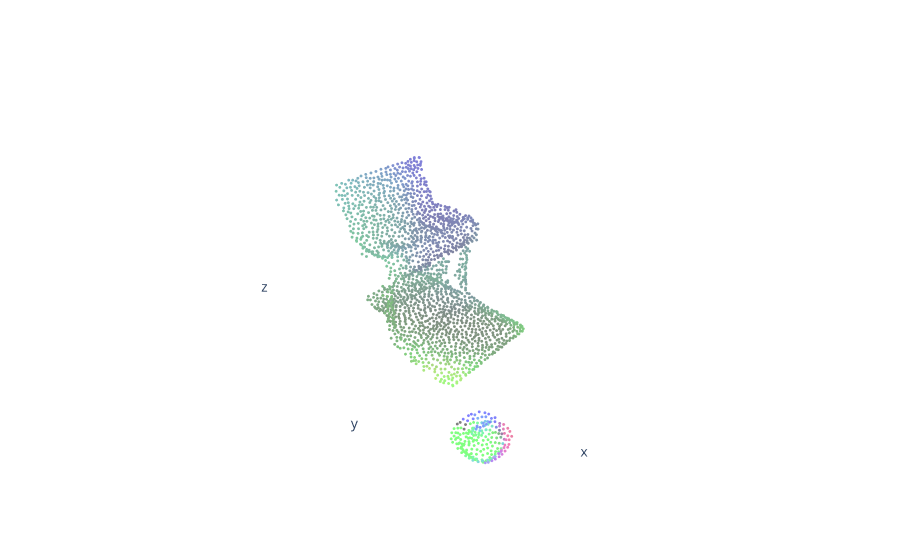

Source (notebook cell):
### Code cell
from pathlib import Path
import numpy as np
import plotly.graph_objects as go

npz_path = Path('/home/exx/Downloads/embedding/points_colors.npy') ## CHANGE THE PATH
point_data = np.load(npz_path, allow_pickle = True)
# sim = point_data['points_colors']
sim = point_data
print(sim.shape) # sim (num_points,6)
sim_points = sim[:,:3]
sim_colors = sim[:,3:]

skip = 1
go_data=[
    go.Scatter3d(x=sim_points[::skip,0], y=sim_points[::skip,1], z=sim_points[::skip,2], 
                 mode='markers', marker=dict(size=1, color=sim_colors,
                 symbol='circle')),
]
layout = go.Layout(
    scene=dict(
        aspectmode='data'
    )
)

fig = go.Figure(data=go_data, layout=layout)
fig.update_layout(scene = dict(
                                    xaxis = dict(
                                         backgroundcolor="rgba(0, 0, 0,0)",
                                         gridcolor="white",
                                         showbackground=True,
                                         zerolinecolor="white",
                                        showticklabels = False),
                                    yaxis = dict(
                                        backgroundcolor="rgba(0, 0, 0,0)",
                                        gridcolor="white",
                                        showbackground=True,
                                        zerolinecolor="white",
                                    showticklabels = False),
                                    zaxis = dict(
                                        backgroundcolor="rgba(0, 0, 0,0)",
                                        gridcolor="white",
                                        showbackground=True,
                                        zerolinecolor="white",
                                    showticklabels = False),),
                     )
fig.show()

### Figure 1 — Plotly figure (JSON) as saved in the notebook; plotly's stock layout.template omitted (floating-point values rounded to 4 significant figures; data arrays with more than 128 entries replaced by an {"elided": "..."} marker saying what was removed)
{"data": [{"marker": {"color": {"elided": "2000x3 float values"}, "size": 1, "symbol": "circle"}, "mode": "markers", "type": "scatter3d", "x": {"elided": "2000 float values"}, "y": {"elided": "2000 float values"}, "z": {"elided": "2000 float values"}}], "layout": {"scene": {"aspectmode": "data", "xaxis": {"backgroundcolor": "rgba(0, 0, 0,0)", "gridcolor": "white", "showbackground": true, "showticklabels": false, "zerolinecolor": "white"}, "yaxis": {"backgroundcolor": "rgba(0, 0, 0,0)", "gridcolor": "white", "showbackground": true, "showticklabels": false, "zerolinecolor": "white"}, "zaxis": {"backgroundcolor": "rgba(0, 0, 0,0)", "gridcolor": "white", "showbackground": true, "showticklabels": false, "zerolinecolor": "white"}}}}
